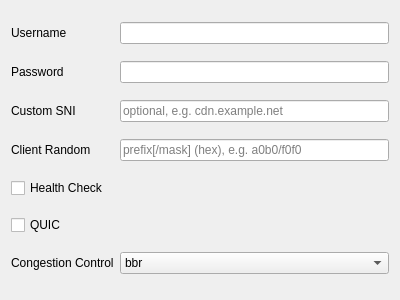
<?xml version="1.0" encoding="UTF-8"?>
<ui version="4.0">
 <class>EditTrustTunnel</class>
 <widget class="QWidget" name="EditTrustTunnel">
  <property name="geometry">
   <rect>
    <x>0</x>
    <y>0</y>
    <width>400</width>
    <height>300</height>
   </rect>
  </property>
  <property name="windowTitle">
   <string notr="true">Form</string>
  </property>
  <layout class="QGridLayout" name="gridLayout">
   <item row="1" column="0">
    <widget class="QLabel" name="label_2">
     <property name="text">
      <string>Password</string>
     </property>
     <property name="buddy">
      <cstring>password</cstring>
     </property>
    </widget>
   </item>
   <item row="2" column="0">
    <widget class="QLabel" name="label_5">
     <property name="text">
      <string>Custom SNI</string>
     </property>
     <property name="buddy">
      <cstring>custom_sni</cstring>
     </property>
    </widget>
   </item>
   <item row="2" column="1">
    <widget class="QLineEdit" name="custom_sni">
     <property name="toolTip">
      <string>Server name sent in the TLS ClientHello instead of the TLS server name, which is still used to verify the certificate. Not compatible with ECH or REALITY</string>
     </property>
     <property name="placeholderText">
      <string>optional, e.g. cdn.example.net</string>
     </property>
    </widget>
   </item>
   <item row="3" column="0">
    <widget class="QLabel" name="label_4">
     <property name="text">
      <string>Client Random</string>
     </property>
     <property name="buddy">
      <cstring>client_random</cstring>
     </property>
    </widget>
   </item>
   <item row="3" column="1">
    <widget class="QLineEdit" name="client_random">
     <property name="toolTip">
      <string>TLS ClientHello random prefix required by the server's client_random_prefix rule. Not compatible with ECH or REALITY</string>
     </property>
     <property name="placeholderText">
      <string>prefix[/mask] (hex), e.g. a0b0/f0f0</string>
     </property>
    </widget>
   </item>
   <item row="4" column="0">
    <widget class="QCheckBox" name="health_check">
     <property name="text">
      <string>Health Check</string>
     </property>
    </widget>
   </item>
   <item row="0" column="1">
    <widget class="QLineEdit" name="username"/>
   </item>
   <item row="1" column="1">
    <widget class="QLineEdit" name="password"/>
   </item>
   <item row="0" column="0">
    <widget class="QLabel" name="label">
     <property name="text">
      <string>Username</string>
     </property>
     <property name="buddy">
      <cstring>username</cstring>
     </property>
    </widget>
   </item>
   <item row="6" column="1">
    <widget class="QComboBox" name="congestion_control">
     <item>
      <property name="text">
       <string notr="true">bbr</string>
      </property>
     </item>
     <item>
      <property name="text">
       <string notr="true">cubic</string>
      </property>
     </item>
     <item>
      <property name="text">
       <string notr="true">reno</string>
      </property>
     </item>
     <item>
      <property name="text">
       <string notr="true">bbr_standard</string>
      </property>
     </item>
     <item>
      <property name="text">
       <string notr="true">bbr2</string>
      </property>
     </item>
     <item>
      <property name="text">
       <string notr="true">bbr_variant</string>
      </property>
     </item>
    </widget>
   </item>
   <item row="6" column="0">
    <widget class="QLabel" name="label_3">
     <property name="text">
      <string>Congestion Control</string>
     </property>
     <property name="buddy">
      <cstring>congestion_control</cstring>
     </property>
    </widget>
   </item>
   <item row="5" column="0">
    <widget class="QCheckBox" name="quic">
     <property name="text">
      <string>QUIC</string>
     </property>
    </widget>
   </item>
  </layout>
 </widget>
 <tabstops>
  <tabstop>username</tabstop>
  <tabstop>password</tabstop>
  <tabstop>custom_sni</tabstop>
  <tabstop>client_random</tabstop>
  <tabstop>health_check</tabstop>
  <tabstop>quic</tabstop>
  <tabstop>congestion_control</tabstop>
 </tabstops>
 <resources/>
 <connections/>
</ui>
